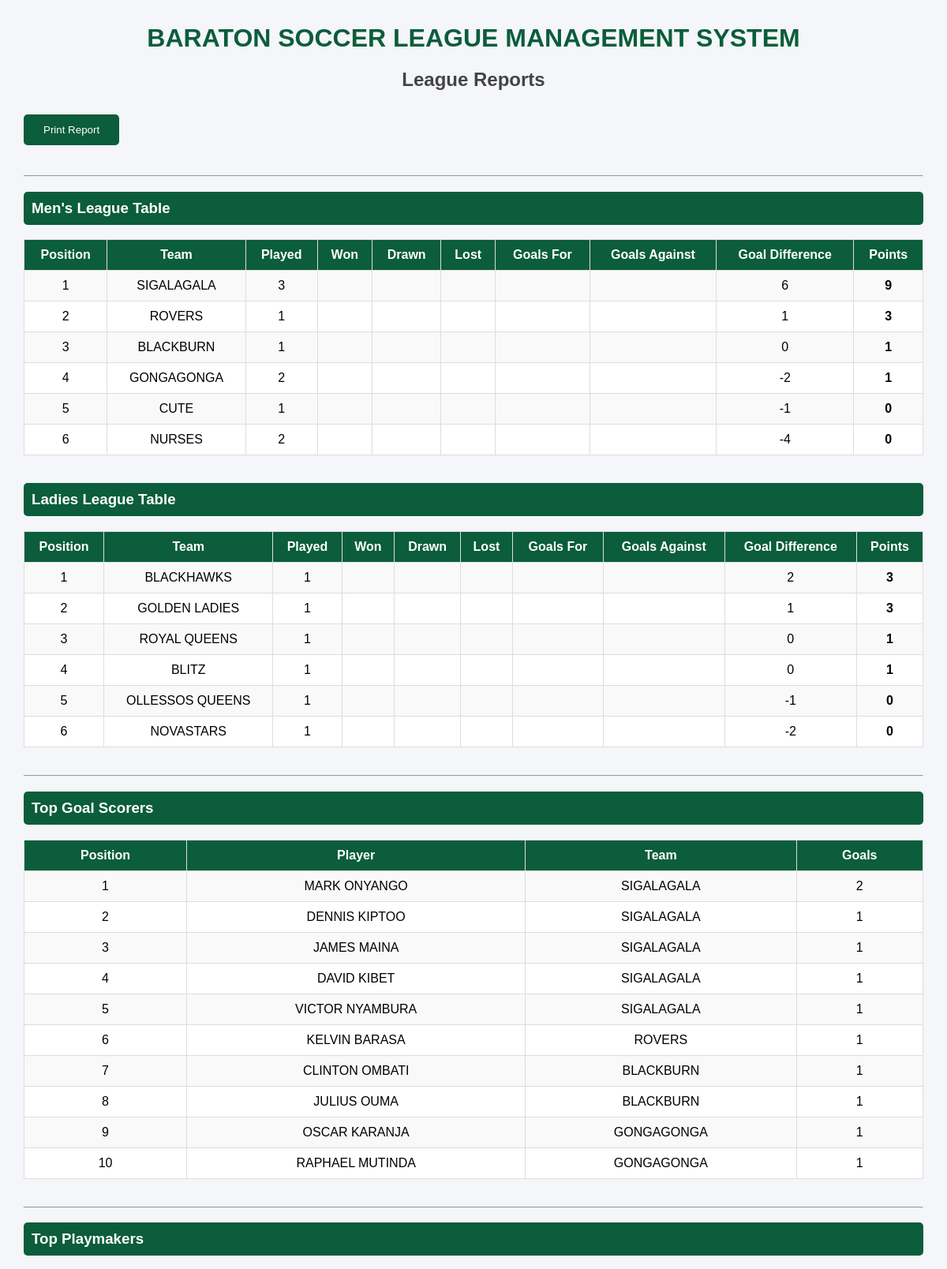
The page /reports/ (upper part) on the database its author committed.
### teams/models.py (models this page shows)
class Team(models.Model):
    CATEGORY_CHOICES = (
        ('Men', 'Men'),
        ('Ladies', 'Ladies'),
    )
    name = models.CharField(max_length=100)
    coach = models.ForeignKey(
    settings.AUTH_USER_MODEL,
    on_delete=models.SET_NULL,
    null=True,
    blank=True,
    limit_choices_to={'role': 'coach'}
)
    phone_number = models.CharField(
        max_length=15,
        blank=True,
        null=True
    )
    category = models.CharField(
        max_length=10,
        choices=CATEGORY_CHOICES,
        default='Men'
    )
    played = models.IntegerField(default=0)
    wins = models.IntegerField(default=0)
    draws = models.IntegerField(default=0)
    losses = models.IntegerField(default=0)
    goals_scored = models.IntegerField(default=0)
    goals_conceded = models.IntegerField(default=0)
    goal_difference = models.IntegerField(default=0)
    points = models.IntegerField(default=0)
    def __str__(self):
        return self.name

### players/models.py (models this page shows, shortened)
class Player(models.Model):
    player_name = models.CharField(max_length=100)
    school_id = models.CharField(max_length=50)
    age = models.IntegerField(default=18)
    jersey_number = models.IntegerField(default=0)
    phone_number = models.CharField(
        max_length=15,
        blank=True,
        null=True
    )
    POSITION_CHOICES = (
        ('Goalkeeper', 'Goalkeeper'),
        ('Defender', 'Defender'),
        ('Midfielder', 'Midfielder'),
        ('Forward', 'Forward'),
    )
    position = models.CharField(
        max_length=20,
        choices=POSITION_CHOICES,
        default='Defender'
    )
    goals = models.IntegerField(default=0)
    assists = models.IntegerField(default=0)
    clean_sheets = models.IntegerField(default=0)
    goal_conceded = models.IntegerField(default=0)
    yellow_cards = models.IntegerField(default=0)
    red_cards = models.IntegerField(default=0)
    is_suspended = models.BooleanField(default=False)
    suspension_matches = models.IntegerField(default=0)
    team = models.ForeignKey(
        'teams.Team',
        on_delete=models.CASCADE,
        related_name='players'
    )

### reports/views.py (the view)
# urls.py: path('reports/', include('reports.urls')),
def reports(request):
    men_teams = Team.objects.filter(category='Men').order_by(
        '-points',
        '-goal_difference'
    )
    ladies_teams = Team.objects.filter(category='Ladies').order_by(
        '-points',
        '-goal_difference'
    )
    top_scorers = Player.objects.order_by('-goals')[:10]
    top_assists = Player.objects.order_by('-assists')[:10]
    clean_sheets = Player.objects.filter(
        position='Goalkeeper'
    ).order_by('-clean_sheets')[:10]
    matches = Match.objects.order_by('-match_date')
    finance = FinanceRecord.objects.order_by('-transaction_date')
    awards = Award.objects.order_by('-season')
    context = {
        'men_teams': men_teams,
        'ladies_teams': ladies_teams,
        'top_scorers': top_scorers,
        'top_assists': top_assists,
        'clean_sheets': clean_sheets,
        'matches': matches,
        'finance': finance,
        'awards': awards,
    }
    return render(request, 'reports/report.html', context)

### notifications/context_processors.py (called while the page is built)
def admin_notifications(request):
    return {
        'unread_notifications':
        AdminNotification.objects.filter(
            is_read=False
        ).count()
    }

### reports/templates/reports/report.html (shortened to what this page needs)
<!DOCTYPE html>
<html lang="en">
<head>
</head>
<body>
<h1>BARATON SOCCER LEAGUE MANAGEMENT SYSTEM</h1>
<h2>League Reports</h2>
<button class="print-btn" onclick="window.print()">
Print Report
</button>
<hr>
<h3>Men's League Table</h3>
<table>
<tr>
<th>Position</th>
<th>Team</th>
<th>Played</th>
<th>Won</th>
<th>Drawn</th>
<th>Lost</th>
<th>Goals For</th>
<th>Goals Against</th>
<th>Goal Difference</th>
<th>Points</th>
</tr>
{% for team in men_teams %}
<tr>
<td>{{ forloop.counter }}</td>
<td>{{ team.name }}</td>
<td>{{ team.played }}</td>
<td>{{ team.won }}</td>
<td>{{ team.drawn }}</td>
<td>{{ team.lost }}</td>
<td>{{ team.goals_for }}</td>
<td>{{ team.goals_against }}</td>
<td>{{ team.goal_difference }}</td>
<td><strong>{{ team.points }}</strong></td>
</tr>
{% endfor %}
</table>
<h3>Ladies League Table</h3>
<table>
<tr>
<th>Position</th>
<th>Team</th>
<th>Played</th>
<th>Won</th>
<th>Drawn</th>
<th>Lost</th>
<th>Goals For</th>
<th>Goals Against</th>
<th>Goal Difference</th>
<th>Points</th>
</tr>
{% for team in ladies_teams %}
<tr>
<td>{{ forloop.counter }}</td>
<td>{{ team.name }}</td>
<td>{{ team.played }}</td>
<td>{{ team.won }}</td>
<td>{{ team.drawn }}</td>
<td>{{ team.lost }}</td>
<td>{{ team.goals_for }}</td>
<td>{{ team.goals_against }}</td>
<td>{{ team.goal_difference }}</td>
<td><strong>{{ team.points }}</strong></td>
</tr>
{% endfor %}
</table>
<hr>
<h3>Top Goal Scorers</h3>
<table>
<tr>
    <th>Position</th>
    <th>Player</th>
    <th>Team</th>
    <th>Goals</th>
</tr>
{% for player in top_scorers %}
<tr>
    <td>{{ forloop.counter }}</td>
    <td>{{ player.player_name }}</td>
    <td>{{ player.team }}</td>
    <td>{{ player.goals }}</td>
</tr>
{% endfor %}
</table>
<hr>
<h3>Top Playmakers</h3>
</body>
</html>

### reports/templates/reports/report.html (style rules this page uses)
body { font-family: Arial, Helvetica, sans-serif; background:#f4f6f9; margin:30px; }
h1 { text-align:center; color:#0B5D3B; margin-bottom:5px; }
h2 { text-align:center; color:#444; margin-bottom:30px; }
h3 { background:#0B5D3B; color:white; padding:10px; border-radius:5px; }
table { width:100%; border-collapse:collapse; margin-bottom:35px; background:white; }
table th { background:#0B5D3B; color:white; padding:10px; border:1px solid #ddd; }
table td { padding:10px; border:1px solid #ddd; text-align:center; }
tr:nth-child(even) { background:#f9f9f9; }
.print-btn { background:#0B5D3B; color:white; border:none; padding:12px 25px; border-radius:5px; cursor:pointer; margin-bottom:30px; }

### rows shown on the page
Team: name "SIGALAGALA", played "3", goal_difference "6", points "9"
Team: name "ROVERS", played "1", goal_difference "1", points "3"
Team: name "BLACKBURN", played "1", goal_difference "0", points "1"
Team: name "GONGAGONGA", played "2", goal_difference "-2", points "1"
Team: name "CUTE", played "1", goal_difference "-1", points "0"
Team: name "NURSES", played "2", goal_difference "-4", points "0"
Team: name "BLACKHAWKS", played "1", goal_difference "2", points "3"
Team: name "GOLDEN LADIES", played "1", goal_difference "1", points "3"
Team: name "ROYAL QUEENS", played "1", goal_difference "0", points "1"
Team: name "BLITZ", played "1", goal_difference "0", points "1"
Team: name "OLLESSOS QUEENS", played "1", goal_difference "-1", points "0"
Team: name "NOVASTARS", played "1", goal_difference "-2", points "0"
Player: player_name "MARK ONYANGO", team "SIGALAGALA", goals "2"
Player: player_name "DENNIS KIPTOO", team "SIGALAGALA", goals "1"
Player: player_name "JAMES MAINA", team "SIGALAGALA", goals "1"
Player: player_name "DAVID KIBET", team "SIGALAGALA", goals "1"
Player: player_name "VICTOR NYAMBURA", team "SIGALAGALA", goals "1"
Player: player_name "KELVIN BARASA", team "ROVERS", goals "1"
Player: player_name "CLINTON OMBATI", team "BLACKBURN", goals "1"
Player: player_name "JULIUS OUMA", team "BLACKBURN", goals "1"
Player: player_name "OSCAR KARANJA", team "GONGAGONGA", goals "1"
Player: player_name "RAPHAEL MUTINDA", team "GONGAGONGA", goals "1"
